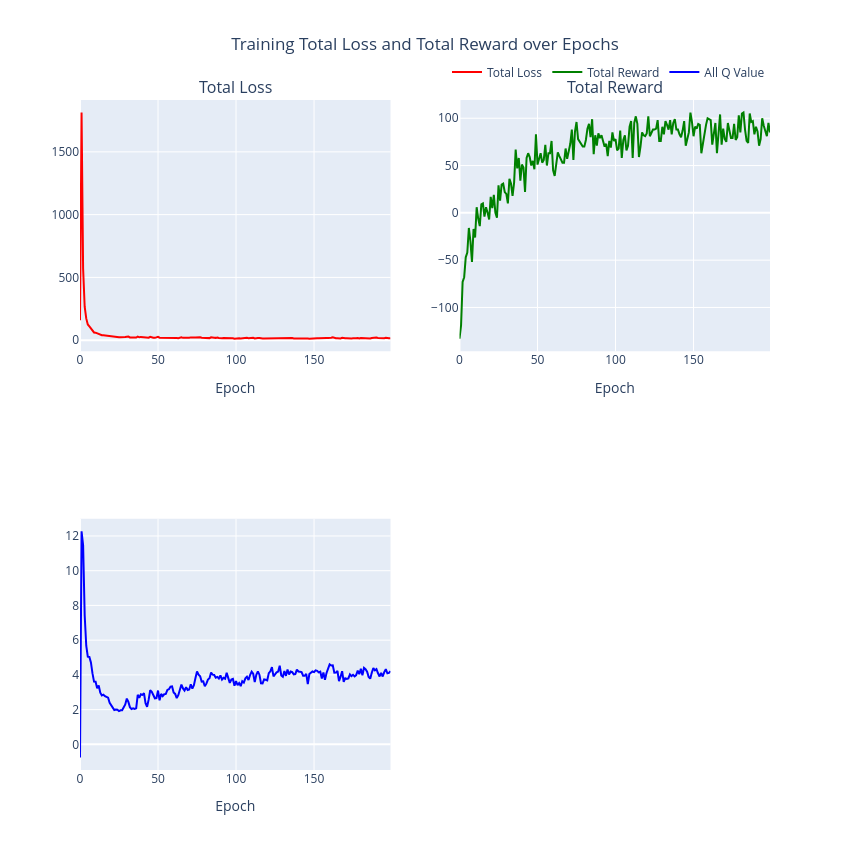

The notebook cell this image was saved under:
### Markdown cell above
### Loss and Reward Plot for Dueling DQN SPY

### Code cell
plot_loss_reward(total_losses_dueldqn2, total_rewards_dueldqn2, all_q_values_dueldqn2)

### Figure 1 — Plotly figure (JSON) as saved in the notebook; plotly's stock layout.template omitted (floating-point values rounded to 4 significant figures; data arrays with more than 128 entries replaced by an {"elided": "..."} marker saying what was removed)
{"data": [{"line": {"color": "red"}, "mode": "lines", "name": "Total Loss", "type": "scatter", "xaxis": "x", "y": {"elided": "200 float values"}, "yaxis": "y"}, {"line": {"color": "green"}, "mode": "lines", "name": "Total Reward", "type": "scatter", "xaxis": "x2", "y": {"elided": "200 int values"}, "yaxis": "y2"}, {"line": {"color": "blue"}, "mode": "lines", "name": "All Q Value", "type": "scatter", "xaxis": "x3", "y": {"elided": "200 float values"}, "yaxis": "y3"}], "layout": {"annotations": [{"font": {"size": 16}, "showarrow": false, "text": "Total Loss", "x": 0.225, "xanchor": "center", "xref": "paper", "y": 1, "yanchor": "bottom", "yref": "paper"}, {"font": {"size": 16}, "showarrow": false, "text": "Total Reward", "x": 0.775, "xanchor": "center", "xref": "paper", "y": 1, "yanchor": "bottom", "yref": "paper"}], "height": 850, "legend": {"orientation": "h", "x": 1, "xanchor": "right", "y": 1.02, "yanchor": "bottom"}, "showlegend": true, "title": {"text": "Training Total Loss and Total Reward over Epochs", "x": 0.5}, "width": 850, "xaxis": {"anchor": "y", "domain": [0, 0.45], "title": {"text": "Epoch"}}, "xaxis2": {"anchor": "y2", "domain": [0.55, 1], "title": {"text": "Epoch"}}, "xaxis3": {"anchor": "y3", "domain": [0, 0.45], "title": {"text": "Epoch"}}, "xaxis4": {"anchor": "y4", "domain": [0.55, 1]}, "yaxis": {"anchor": "x", "domain": [0.625, 1]}, "yaxis2": {"anchor": "x2", "domain": [0.625, 1]}, "yaxis3": {"anchor": "x3", "domain": [0, 0.375]}, "yaxis4": {"anchor": "x4", "domain": [0, 0.375]}}}
